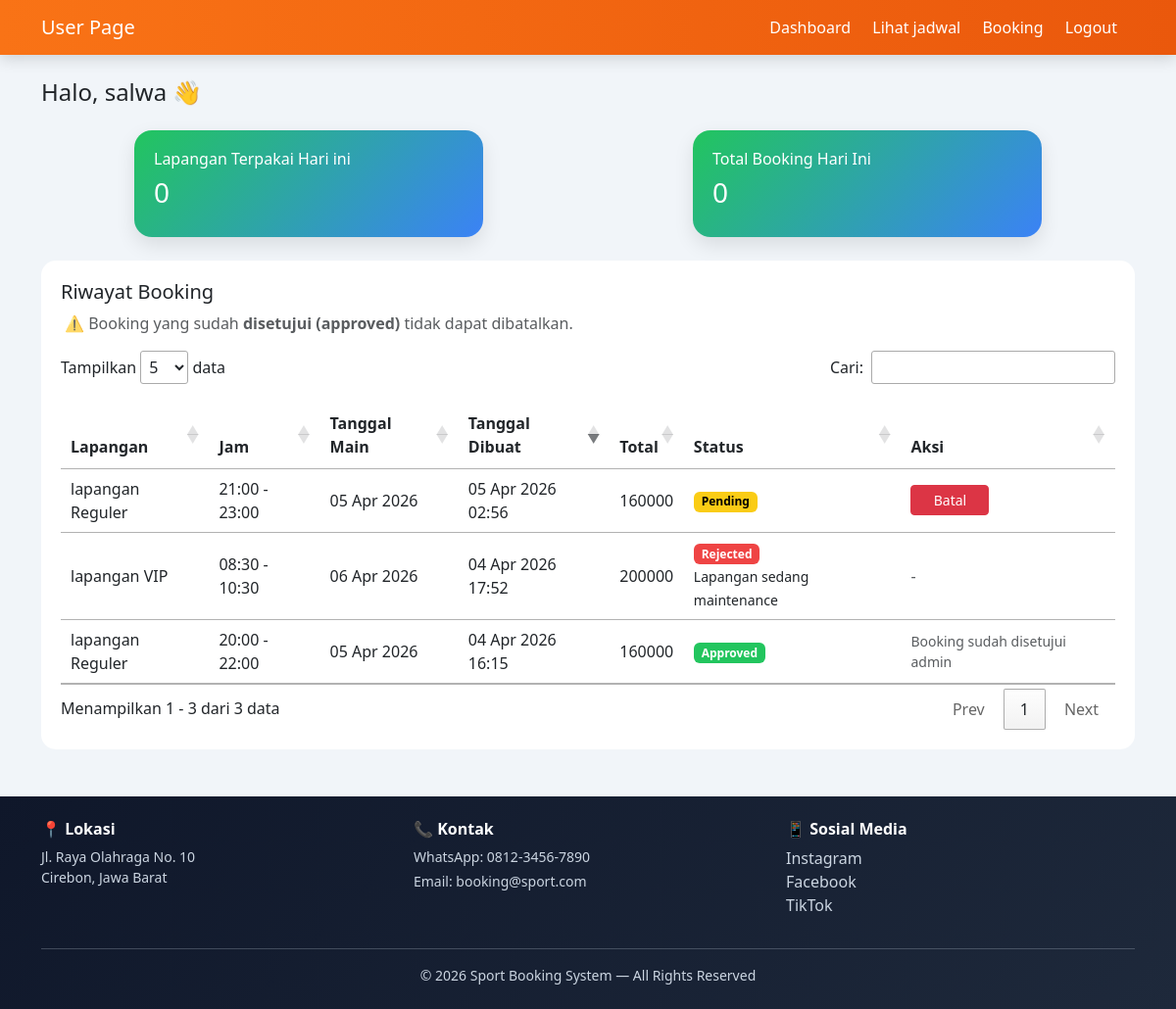
Screenshot of /user/index.php (signed in) with the database file from the repository.
### tables this page shows
CREATE TABLE `booking` (
  `id` int(11) NOT NULL,
  `user_id` int(11) DEFAULT NULL,
  `lapangan_id` int(11) DEFAULT NULL,
  `tanggal` date DEFAULT NULL,
  `jam_mulai` time DEFAULT NULL,
  `jam_selesai` time DEFAULT NULL,
  `durasi` int(11) DEFAULT NULL,
  `total_harga` int(11) DEFAULT NULL,
  `status` enum('pending','approved','rejected','cancelled') DEFAULT 'pending',
  `keterangan` text DEFAULT NULL,
  `created_at` timestamp NOT NULL DEFAULT current_timestamp()
);

CREATE TABLE `lapangan` (
  `id` int(11) NOT NULL,
  `nama_lapangan` varchar(100) DEFAULT NULL,
  `deskripsi` text DEFAULT NULL,
  `harga_per_jam` int(11) DEFAULT NULL,
  `gambar` varchar(255) DEFAULT NULL,
  `created_at` timestamp NOT NULL DEFAULT current_timestamp()
);

### user/home.php (the view, shortened to what this page needs)
<div class="container mt-4 mb-5">
    <h4 class="mb-4">Halo, <?= $_SESSION['nama']; ?> 👋</h4>
    <div class="row mb-4 justify-content-around">
        <div class="col-md-4">
            <div class="card-dashboard">
                <h6>Lapangan Terpakai Hari ini</h6>
                <h3><?= $jml_lapangan ?></h3>
            </div>
        </div>
        <div class="col-md-4">
            <div class="card-dashboard">
                <h6>Total Booking Hari Ini</h6>
                <h3><?= $jml_booking ?></h3>
            </div>
        </div>
    </div>
    <div class="table-wrapper">
        <h5>Riwayat Booking</h5>
        <div class="text-muted mb-3 ms-1">
            ⚠️ Booking yang sudah <b>disetujui (approved)</b> tidak dapat dibatalkan.
        </div>
        <table id="tableRiwayat" class="table align-middle">
            <thead>
                <tr>
                    <th>Lapangan</th>
                    <th>Jam</th>
                    <th>Tanggal Main</th>
                    <th>Tanggal Dibuat</th>
                    <th>Total</th>
                    <th>Status</th>
                    <th>Aksi</th>
                </tr>
            </thead>
            <tbody>
                <?php if (mysqli_num_rows($riwayat) > 0): ?>
                    <?php while ($row = mysqli_fetch_assoc($riwayat)): ?>
                        <tr>
                            <td><?= $row['nama_lapangan'] ?></td>
                            <td><?= date('H:i', strtotime($row['jam_mulai'])) ?> - <?= date('H:i', strtotime($row['jam_selesai'])) ?></td>
                            <td><?= date('d M Y', strtotime($row['tanggal'])) ?></td>
                            <td data-order="<?= $row['created_at']; ?>">
                                <?= date('d M Y H:i', strtotime($row['created_at'])); ?>
                            </td>
                            <td><?= $row['total_harga']; ?></td>
                            <td>
                                <?php if ($row['status'] == 'approved'): ?>
                                    <span class="badge badge-approved">Approved</span>
                                <?php elseif ($row['status'] == 'pending'): ?>
                                    <span class="badge badge-pending">Pending</span>
                                <?php else: ?>
                                    <span class="badge badge-rejected">Rejected</span>
                                    <br><small><?= $row['keterangan'] ?></small>
                                <?php endif; ?>
                            </td>
                            <td>
                                <?php if ($row['status'] == 'pending'): ?>
                                    <button
                                        class="btn btn-danger btn-sm"
                                        data-bs-toggle="modal"
                                        data-bs-target="#modalBatal<?= $row['id']; ?>"
                                        style="width: 5rem;">
                                        Batal
                                    </button>
                                <?php elseif ($row['status'] == 'approved'): ?>
                                    <small class="text-muted d-block">
                                        Booking sudah disetujui admin
                                    </small>
                                <?php else: ?>
                                    <span class="text-muted">-</span>
                                <?php endif; ?>
                            </td>
                        </tr>
                    <?php endwhile; ?>
                <?php else: ?>
                    <tr>
                        <td colspan="5" class="text-center">Belum ada booking</td>
                    </tr>
                <?php endif; ?>
            </tbody>
        </table>
    </div>
</div>

### user/dashboard.php (style rules this page uses)
body { background: #f1f5f9; }
.card-dashboard { border-radius: 18px; padding: 20px; color: white; background: linear-gradient(135deg, #22c55e, #3b82f6); box-shadow: 0 8px 20px rgba(0, 0, 0, 0.1); transition: 0.3s; }
.table-wrapper { background: white; border-radius: 15px; padding: 20px; margin-top: 20px; }
.badge-approved { background: #22c55e; }
.badge-pending { background: #facc15; color: #000; }
.badge-rejected { background: #ef4444; }

### rows the page displays
booking: lapangan.nama_lapangan "lapangan Reguler", jam_mulai "21:00", jam_selesai "23:00", tanggal "05 Apr 2026", created_at "05 Apr 2026 02:56", total_harga "160000", status "Pending"
booking: lapangan.nama_lapangan "lapangan VIP", jam_mulai "08:30", jam_selesai "10:30", tanggal "06 Apr 2026", created_at "04 Apr 2026 17:52", total_harga "200000", keterangan "Lapangan sedang maintenance"
booking: lapangan.nama_lapangan "lapangan Reguler", jam_mulai "20:00", jam_selesai "22:00", tanggal "05 Apr 2026", created_at "04 Apr 2026 16:15", total_harga "160000", status "Approved"

### other values shown
$_SESSION['nama'] "salwa"
$jml_lapangan "0"
$jml_booking "0"
